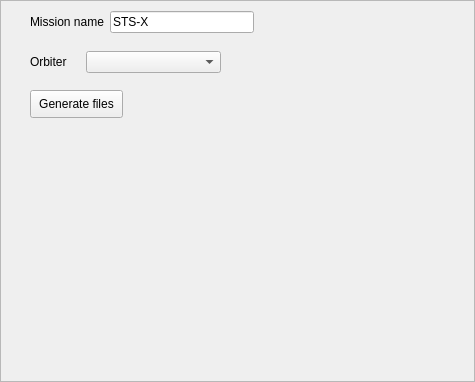
<?xml version="1.0" encoding="UTF-8"?>
<ui version="4.0">
 <class>FrameMission</class>
 <widget class="QFrame" name="FrameMission">
  <property name="geometry">
   <rect>
    <x>0</x>
    <y>0</y>
    <width>475</width>
    <height>382</height>
   </rect>
  </property>
  <property name="windowTitle">
   <string>Frame</string>
  </property>
  <property name="frameShape">
   <enum>QFrame::StyledPanel</enum>
  </property>
  <property name="frameShadow">
   <enum>QFrame::Raised</enum>
  </property>
  <widget class="QPushButton" name="buttonMakeFiles">
   <property name="geometry">
    <rect>
     <x>30</x>
     <y>90</y>
     <width>93</width>
     <height>28</height>
    </rect>
   </property>
   <property name="text">
    <string>Generate files</string>
   </property>
  </widget>
  <widget class="QWidget" name="layoutWidget">
   <property name="geometry">
    <rect>
     <x>30</x>
     <y>50</y>
     <width>191</width>
     <height>24</height>
    </rect>
   </property>
   <layout class="QHBoxLayout" name="horizontalLayout">
    <item>
     <widget class="QLabel" name="label">
      <property name="minimumSize">
       <size>
        <width>50</width>
        <height>0</height>
       </size>
      </property>
      <property name="text">
       <string>Orbiter</string>
      </property>
     </widget>
    </item>
    <item>
     <widget class="QComboBox" name="orbiter">
      <property name="sizePolicy">
       <sizepolicy hsizetype="Preferred" vsizetype="Fixed">
        <horstretch>1</horstretch>
        <verstretch>0</verstretch>
       </sizepolicy>
      </property>
     </widget>
    </item>
   </layout>
  </widget>
  <widget class="QWidget" name="layoutWidget">
   <property name="geometry">
    <rect>
     <x>30</x>
     <y>10</y>
     <width>224</width>
     <height>24</height>
    </rect>
   </property>
   <layout class="QHBoxLayout" name="horizontalLayout_2">
    <item>
     <widget class="QLabel" name="label_2">
      <property name="text">
       <string>Mission name</string>
      </property>
     </widget>
    </item>
    <item>
     <widget class="QLineEdit" name="missionName">
      <property name="text">
       <string>STS-X</string>
      </property>
     </widget>
    </item>
   </layout>
  </widget>
 </widget>
 <resources/>
 <connections/>
</ui>
